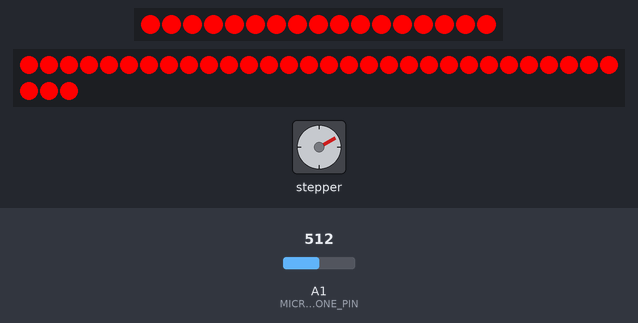
A program run on a simulated Arduino Uno, built with avr-gcc and run on an emulated ATmega328P. On the bench: 17 RGB LEDs in strip order, left to right, 33 RGB LEDs in strip order, left to right, continuing on the next row, stepper motor. Inputs (shaded band) come from the test bench; at power-on: A1 (MICROPHONE_PIN) = 512. Dim RGB values are drawn brighter than linear; stepper angles assume 4096 steps per turn; what the program prints to the serial monitor is not drawn.

Above: at 4.8 s.
4.9 s: A1 (MICROPHONE_PIN) set to 52
At 8.32 s:
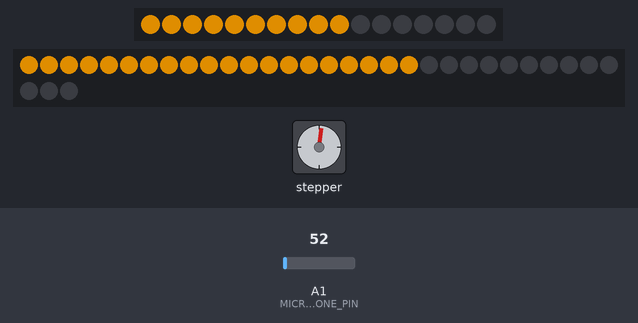
9.9 s: A1 (MICROPHONE_PIN) set to 34
14.9 s: A1 (MICROPHONE_PIN) set to 54
At 16.79 s:
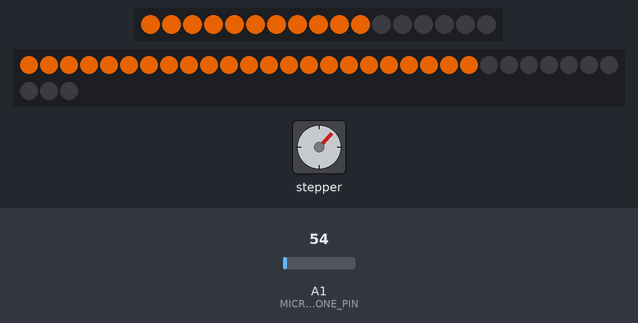
19.9 s: A1 (MICROPHONE_PIN) set to 72
At 20.56 s:
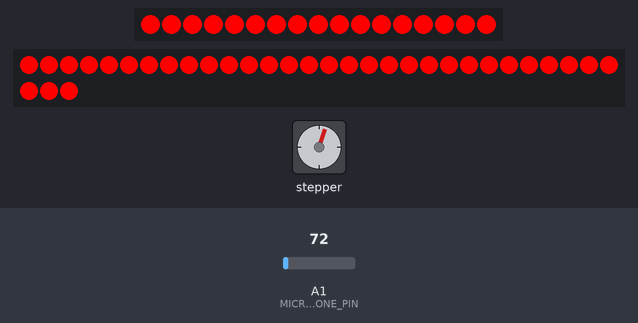
Timing chart, 0 to 28.2 s (numbered marks = the images above; inputs shaded):
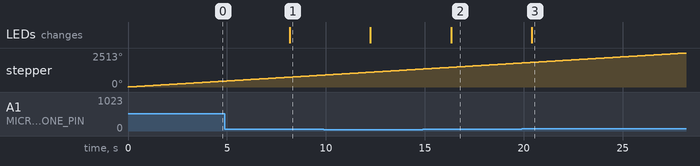

The program:

main.cpp
```cpp
#include <Arduino.h>
#include <FastLED.h>
#include <LEDSoundbar.h>
#include <Clamp.h>
#include <Amplify.h>
#include <CheapStepper.h>

#define LED_PIN1 3
#define LED_PIN2 4
#define NUM_LEDS1 17
#define NUM_LEDS2 33

#define MICROPHONE_PIN A1
#define MIN_VOLUME_VOLTAGE 44
#define MAX_VOLUME_VOLTAGE 62
#define VOLUME_AMPLIFY_EXPONENT 0.6

#define DELAY_MS 5

CRGB minVolumeColor(0, 255, 0);
CRGB maxVolumeColor(255, 0, 0);

LEDSoundbar<LED_PIN1> soundbar1(NUM_LEDS1, minVolumeColor, maxVolumeColor);
LEDSoundbar<LED_PIN2> soundbar2(NUM_LEDS2, minVolumeColor, maxVolumeColor);

CheapStepper stepper(8, 9, 10, 11);

int normalizeVolume(int volume, int minVolumeVoltage, int maxVolumeVoltage)
{
  volume = clamp(volume, minVolumeVoltage, maxVolumeVoltage);
  volume = map(volume, minVolumeVoltage, maxVolumeVoltage, 0, 1024);
  volume = amplify(volume, 0, 1024, VOLUME_AMPLIFY_EXPONENT);
  return volume;
}

void setup()
{
  Serial.begin(9600);

  stepper.setRpm(15);
  Serial.print(stepper.getRpm()); // get the RPM of the stepper
  Serial.print(" rpm = delay of ");
  Serial.print(stepper.getDelay()); // get delay between steps for set RPM
  Serial.print(" microseconds between steps");
  Serial.println();

  while (true)
  {
    const int microphoneVoltage = analogRead(MICROPHONE_PIN);
    const int volume = normalizeVolume(microphoneVoltage, MIN_VOLUME_VOLTAGE, MAX_VOLUME_VOLTAGE);
    soundbar1.reportVolume(volume);
    soundbar2.reportVolume(volume);

    stepper.moveDegrees(true, 360);
    delay(DELAY_MS);
  }
}

void loop()
{
}
```

Measured:
- after the input at 4.9 s, the LEDs: change after 3.3 s (image 1)
- after the input at 14.9 s, the LEDs: change after 1.4 s (image 2)
- after the input at 19.9 s, the LEDs: change after 0.51 s (image 3)
